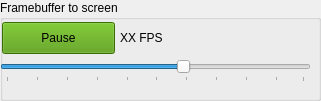
   <widget class="QGroupBox" name="groupBox">
    <property name="geometry">
     <rect>
      <x>10</x>
      <y>260</y>
      <width>321</width>
      <height>101</height>
     </rect>
    </property>
    <property name="title">
     <string>Framebuffer to screen</string>
    </property>
    <widget class="QPushButton" name="pushButton">
     <property name="geometry">
      <rect>
       <x>2</x>
       <y>22</y>
       <width>113</width>
       <height>32</height>
      </rect>
     </property>
     <property name="palette">
      <palette>
       <active>
        <colorrole role="WindowText">
         <brush brushstyle="SolidPattern">
          <color alpha="255">
           <red>0</red>
           <green>0</green>
           <blue>0</blue>
          </color>
         </brush>
        </colorrole>
        <colorrole role="Button">
         <brush brushstyle="SolidPattern">
          <color alpha="255">
           <red>78</red>
           <green>154</green>
           <blue>6</blue>
          </color>
         </brush>
        </colorrole>
        <colorrole role="Light">
         <brush brushstyle="SolidPattern">
          <color alpha="255">
           <red>117</red>
           <green>231</green>
           <blue>9</blue>
          </color>
         </brush>
        </colorrole>
        <colorrole role="Midlight">
         <brush brushstyle="SolidPattern">
          <color alpha="255">
           <red>97</red>
           <green>192</green>
           <blue>7</blue>
          </color>
         </brush>
        </colorrole>
        <colorrole role="Dark">
         <brush brushstyle="SolidPattern">
          <color alpha="255">
           <red>39</red>
           <green>77</green>
           <blue>3</blue>
          </color>
         </brush>
        </colorrole>
        <colorrole role="Mid">
         <brush brushstyle="SolidPattern">
          <color alpha="255">
           <red>52</red>
           <green>103</green>
           <blue>4</blue>
          </color>
         </brush>
        </colorrole>
        <colorrole role="Text">
         <brush brushstyle="SolidPattern">
          <color alpha="255">
           <red>0</red>
           <green>0</green>
           <blue>0</blue>
          </color>
         </brush>
        </colorrole>
        <colorrole role="BrightText">
         <brush brushstyle="SolidPattern">
          <color alpha="255">
           <red>255</red>
           <green>255</green>
           <blue>255</blue>
          </color>
         </brush>
        </colorrole>
        <colorrole role="ButtonText">
         <brush brushstyle="SolidPattern">
          <color alpha="255">
           <red>0</red>
           <green>0</green>
           <blue>0</blue>
          </color>
         </brush>
        </colorrole>
        <colorrole role="Base">
         <brush brushstyle="SolidPattern">
          <color alpha="255">
           <red>255</red>
           <green>255</green>
           <blue>255</blue>
          </color>
         </brush>
        </colorrole>
        <colorrole role="Window">
         <brush brushstyle="SolidPattern">
          <color alpha="255">
           <red>78</red>
           <green>154</green>
           <blue>6</blue>
          </color>
         </brush>
        </colorrole>
        <colorrole role="Shadow">
         <brush brushstyle="SolidPattern">
          <color alpha="255">
           <red>0</red>
           <green>0</green>
           <blue>0</blue>
          </color>
         </brush>
        </colorrole>
        <colorrole role="AlternateBase">
         <brush brushstyle="SolidPattern">
          <color alpha="255">
           <red>166</red>
           <green>204</green>
           <blue>130</blue>
          </color>
         </brush>
        </colorrole>
        <colorrole role="ToolTipBase">
         <brush brushstyle="SolidPattern">
          <color alpha="255">
           <red>255</red>
           <green>255</green>
           <blue>220</blue>
          </color>
         </brush>
        </colorrole>
        <colorrole role="ToolTipText">
         <brush brushstyle="SolidPattern">
          <color alpha="255">
           <red>0</red>
           <green>0</green>
           <blue>0</blue>
          </color>
         </brush>
        </colorrole>
        <colorrole role="PlaceholderText">
         <brush brushstyle="SolidPattern">
          <color alpha="128">
           <red>0</red>
           <green>0</green>
           <blue>0</blue>
          </color>
         </brush>
        </colorrole>
       </active>
       <inactive>
        <colorrole role="WindowText">
         <brush brushstyle="SolidPattern">
          <color alpha="255">
           <red>0</red>
           <green>0</green>
           <blue>0</blue>
          </color>
         </brush>
        </colorrole>
        <colorrole role="Button">
         <brush brushstyle="SolidPattern">
          <color alpha="255">
           <red>78</red>
           <green>154</green>
           <blue>6</blue>
          </color>
         </brush>
        </colorrole>
        <colorrole role="Light">
         <brush brushstyle="SolidPattern">
          <color alpha="255">
           <red>117</red>
           <green>231</green>
           <blue>9</blue>
          </color>
         </brush>
        </colorrole>
        <colorrole role="Midlight">
         <brush brushstyle="SolidPattern">
          <color alpha="255">
           <red>97</red>
           <green>192</green>
           <blue>7</blue>
          </color>
         </brush>
        </colorrole>
        <colorrole role="Dark">
         <brush brushstyle="SolidPattern">
          <color alpha="255">
           <red>39</red>
           <green>77</green>
           <blue>3</blue>
          </color>
         </brush>
        </colorrole>
        <colorrole role="Mid">
         <brush brushstyle="SolidPattern">
          <color alpha="255">
           <red>52</red>
           <green>103</green>
           <blue>4</blue>
          </color>
         </brush>
        </colorrole>
        <colorrole role="Text">
         <brush brushstyle="SolidPattern">
          <color alpha="255">
           <red>0</red>
           <green>0</green>
           <blue>0</blue>
          </color>
         </brush>
        </colorrole>
        <colorrole role="BrightText">
         <brush brushstyle="SolidPattern">
          <color alpha="255">
           <red>255</red>
           <green>255</green>
           <blue>255</blue>
          </color>
         </brush>
        </colorrole>
        <colorrole role="ButtonText">
         <brush brushstyle="SolidPattern">
          <color alpha="255">
           <red>0</red>
           <green>0</green>
           <blue>0</blue>
          </color>
         </brush>
        </colorrole>
        <colorrole role="Base">
         <brush brushstyle="SolidPattern">
          <color alpha="255">
           <red>255</red>
           <green>255</green>
           <blue>255</blue>
          </color>
         </brush>
        </colorrole>
        <colorrole role="Window">
         <brush brushstyle="SolidPattern">
          <color alpha="255">
           <red>78</red>
           <green>154</green>
           <blue>6</blue>
          </color>
         </brush>
        </colorrole>
        <colorrole role="Shadow">
         <brush brushstyle="SolidPattern">
          <color alpha="255">
           <red>0</red>
           <green>0</green>
           <blue>0</blue>
          </color>
         </brush>
        </colorrole>
        <colorrole role="AlternateBase">
         <brush brushstyle="SolidPattern">
          <color alpha="255">
           <red>166</red>
           <green>204</green>
           <blue>130</blue>
          </color>
         </brush>
        </colorrole>
        <colorrole role="ToolTipBase">
         <brush brushstyle="SolidPattern">
          <color alpha="255">
           <red>255</red>
           <green>255</green>
           <blue>220</blue>
          </color>
         </brush>
        </colorrole>
        <colorrole role="ToolTipText">
         <brush brushstyle="SolidPattern">
          <color alpha="255">
           <red>0</red>
           <green>0</green>
           <blue>0</blue>
          </color>
         </brush>
        </colorrole>
        <colorrole role="PlaceholderText">
         <brush brushstyle="SolidPattern">
          <color alpha="128">
           <red>0</red>
           <green>0</green>
           <blue>0</blue>
          </color>
         </brush>
        </colorrole>
       </inactive>
       <disabled>
        <colorrole role="WindowText">
         <brush brushstyle="SolidPattern">
          <color alpha="255">
           <red>39</red>
           <green>77</green>
           <blue>3</blue>
          </color>
         </brush>
        </colorrole>
        <colorrole role="Button">
         <brush brushstyle="SolidPattern">
          <color alpha="255">
           <red>78</red>
           <green>154</green>
           <blue>6</blue>
          </color>
         </brush>
        </colorrole>
        <colorrole role="Light">
         <brush brushstyle="SolidPattern">
          <color alpha="255">
           <red>117</red>
           <green>231</green>
           <blue>9</blue>
          </color>
         </brush>
        </colorrole>
        <colorrole role="Midlight">
         <brush brushstyle="SolidPattern">
          <color alpha="255">
           <red>97</red>
           <green>192</green>
           <blue>7</blue>
          </color>
         </brush>
        </colorrole>
        <colorrole role="Dark">
         <brush brushstyle="SolidPattern">
          <color alpha="255">
           <red>39</red>
           <green>77</green>
           <blue>3</blue>
          </color>
         </brush>
        </colorrole>
        <colorrole role="Mid">
         <brush brushstyle="SolidPattern">
          <color alpha="255">
           <red>52</red>
           <green>103</green>
           <blue>4</blue>
          </color>
         </brush>
        </colorrole>
        <colorrole role="Text">
         <brush brushstyle="SolidPattern">
          <color alpha="255">
           <red>39</red>
           <green>77</green>
           <blue>3</blue>
          </color>
         </brush>
        </colorrole>
        <colorrole role="BrightText">
         <brush brushstyle="SolidPattern">
          <color alpha="255">
           <red>255</red>
           <green>255</green>
           <blue>255</blue>
          </color>
         </brush>
        </colorrole>
        <colorrole role="ButtonText">
         <brush brushstyle="SolidPattern">
          <color alpha="255">
           <red>39</red>
           <green>77</green>
           <blue>3</blue>
          </color>
         </brush>
        </colorrole>
        <colorrole role="Base">
         <brush brushstyle="SolidPattern">
          <color alpha="255">
           <red>78</red>
           <green>154</green>
           <blue>6</blue>
          </color>
         </brush>
        </colorrole>
        <colorrole role="Window">
         <brush brushstyle="SolidPattern">
          <color alpha="255">
           <red>78</red>
           <green>154</green>
           <blue>6</blue>
          </color>
         </brush>
        </colorrole>
        <colorrole role="Shadow">
         <brush brushstyle="SolidPattern">
          <color alpha="255">
           <red>0</red>
           <green>0</green>
           <blue>0</blue>
          </color>
         </brush>
        </colorrole>
        <colorrole role="AlternateBase">
         <brush brushstyle="SolidPattern">
          <color alpha="255">
           <red>78</red>
           <green>154</green>
           <blue>6</blue>
          </color>
         </brush>
        </colorrole>
        <colorrole role="ToolTipBase">
         <brush brushstyle="SolidPattern">
          <color alpha="255">
           <red>255</red>
           <green>255</green>
           <blue>220</blue>
          </color>
         </brush>
        </colorrole>
        <colorrole role="ToolTipText">
         <brush brushstyle="SolidPattern">
          <color alpha="255">
           <red>0</red>
           <green>0</green>
           <blue>0</blue>
          </color>
         </brush>
        </colorrole>
        <colorrole role="PlaceholderText">
         <brush brushstyle="SolidPattern">
          <color alpha="128">
           <red>0</red>
           <green>0</green>
           <blue>0</blue>
          </color>
         </brush>
        </colorrole>
       </disabled>
      </palette>
     </property>
     <property name="font">
      <font>
       <kerning>false</kerning>
      </font>
     </property>
     <property name="text">
      <string>Pause</string>
     </property>
    </widget>
    <widget class="QSlider" name="horizontalSlider">
     <property name="enabled">
      <bool>true</bool>
     </property>
     <property name="geometry">
      <rect>
       <x>0</x>
       <y>60</y>
       <width>311</width>
       <height>22</height>
      </rect>
     </property>
     <property name="minimum">
      <number>1</number>
     </property>
     <property name="maximum">
      <number>100</number>
     </property>
     <property name="pageStep">
      <number>1</number>
     </property>
     <property name="value">
      <number>60</number>
     </property>
     <property name="orientation">
      <enum>Qt::Horizontal</enum>
     </property>
     <property name="invertedAppearance">
      <bool>false</bool>
     </property>
     <property name="invertedControls">
      <bool>false</bool>
     </property>
     <property name="tickPosition">
      <enum>QSlider::TicksBelow</enum>
     </property>
     <property name="tickInterval">
      <number>10</number>
     </property>
    </widget>
    <widget class="QLabel" name="fpsLabel">
     <property name="geometry">
      <rect>
       <x>120</x>
       <y>30</y>
       <width>60</width>
       <height>16</height>
      </rect>
     </property>
     <property name="text">
      <string>XX FPS</string>
     </property>
    </widget>
   </widget>
